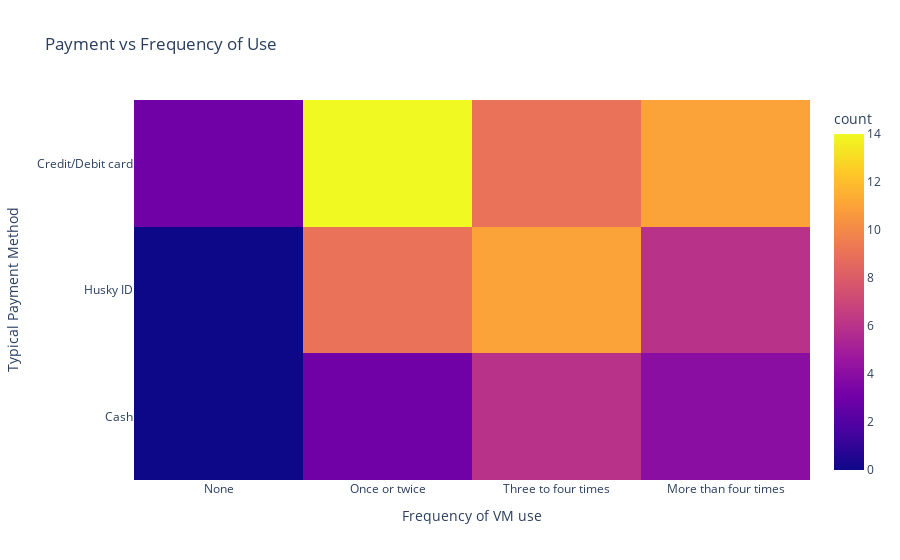

The code cell stored with this chart in its notebook:
### Markdown cell above
![Vis5](images/all/vis5-Q5.jpeg)

### Code cell
# Vis 6 - Heatmap
title = ['vis6', 'Q4']
fig6 = px.density_heatmap(data_frame=temp_csv, x='Q4', y='Q8', nbinsx=50, nbinsy=50, category_orders={'Q4': ['None', 'Once or twice', 'Three to four times', 'More than four times'], 'Q8': [
                          'Credit/Debit card', 'Husky ID', 'Cash']}, labels=dict(Q8="Typical Payment Method", Q4='Frequency of VM use'), title='Payment vs Frequency of Use')
fig6.show()
output(fig6, title)

### Figure 1 — Plotly figure (JSON) as saved in the notebook; plotly's stock layout.template omitted (floating-point values rounded to 4 significant figures)
{"data": [{"coloraxis": "coloraxis", "hovertemplate": "Frequency of VM use=%{x}<br>Typical Payment Method=%{y}<br>count=%{z}<extra></extra>", "name": "", "nbinsx": 50, "nbinsy": 50, "type": "histogram2d", "x": ["Once or twice", "Once or twice", "Once or twice", "Once or twice", "None", "Three to four times", "Once or twice", "Once or twice", "Once or twice", "Three to four times", "None", "Once or twice", "Once or twice", "Once or twice", "None", "Once or twice", "Three to four times", "More than four times", "Once or twice", "Three to four times", "More than four times", "More than four times", "More than four times", "Once or twice", "Once or twice", "Three to four times", "Once or twice", "More than four times", "Three to four times", "More than four times", "Once or twice", "More than four times", "Three to four times", "Three to four times", "Three to four times", "More than four times", "More than four times", "More than four times", "More than four times", "Three to four times", "More than four times", "More than four times", "Once or twice", "Once or twice", "More than four times", "Three to four times", "Once or twice", "Three to four times", "Three to four times", "Once or twice", "More than four times", "Once or twice", "Three to four times", "Once or twice", "More than four times", "More than four times", "Three to four times", "Three to four times", "Once or twice", "Three to four times", "Once or twice", "Three to four times", "Once or twice", "Three to four times", "Three to four times", "More than four times", "Three to four times", "More than four times", "Three to four times", "More than four times", "Once or twice", "Three to four times", "More than four times", "Three to four times", "Three to four times", "Three to four times"], "xaxis": "x", "xbingroup": "x", "y": ["Credit/Debit card", "Credit/Debit card", "Husky ID", "Credit/Debit card", "Credit/Debit card", "Husky ID", "Husky ID", "Credit/Debit card", "Husky ID", "Husky ID", "Credit/Debit card", "Credit/Debit card", "Credit/Debit card", "Husky ID", "Credit/Debit card", "Credit/Debit card", "Cash", "Husky ID", "Credit/Debit card", "Husky ID", "Cash", "Credit/Debit card", "Credit/Debit card", "Husky ID", "Husky ID", "Credit/Debit card", "Credit/Debit card", "Cash", "Credit/Debit card", "Credit/Debit card", "Husky ID", "Credit/Debit card", "Credit/Debit card", "Husky ID", "Credit/Debit card", "Credit/Debit card", "Credit/Debit card", "Credit/Debit card", "Cash", "Husky ID", "Credit/Debit card", "Husky ID", "Credit/Debit card", "Husky ID", "Credit/Debit card", "Cash", "Credit/Debit card", "Cash", "Husky ID", "Cash", "Credit/Debit card", "Cash", "Husky ID", "Credit/Debit card", "Husky ID", "Husky ID", "Husky ID", "Credit/Debit card", "Cash", "Credit/Debit card", "Credit/Debit card", "Husky ID", "Credit/Debit card", "Credit/Debit card", "Husky ID", "Credit/Debit card", "Cash", "Cash", "Credit/Debit card", "Husky ID", "Husky ID", "Cash", "Husky ID", "Cash", "Credit/Debit card", "Husky ID"], "yaxis": "y", "ybingroup": "y"}], "layout": {"coloraxis": {"colorbar": {"title": {"text": "count"}}, "colorscale": [[0, "#0d0887"], [0.1111, "#46039f"], [0.2222, "#7201a8"], [0.3333, "#9c179e"], [0.4444, "#bd3786"], [0.5556, "#d8576b"], [0.6667, "#ed7953"], [0.7778, "#fb9f3a"], [0.8889, "#fdca26"], [1, "#f0f921"]]}, "legend": {"tracegroupgap": 0}, "title": {"text": "Payment vs Frequency of Use"}, "xaxis": {"anchor": "y", "categoryarray": ["None", "Once or twice", "Three to four times", "More than four times"], "categoryorder": "array", "domain": [0, 1], "title": {"text": "Frequency of VM use"}}, "yaxis": {"anchor": "x", "categoryarray": ["Cash", "Husky ID", "Credit/Debit card"], "categoryorder": "array", "domain": [0, 1], "title": {"text": "Typical Payment Method"}}}}
